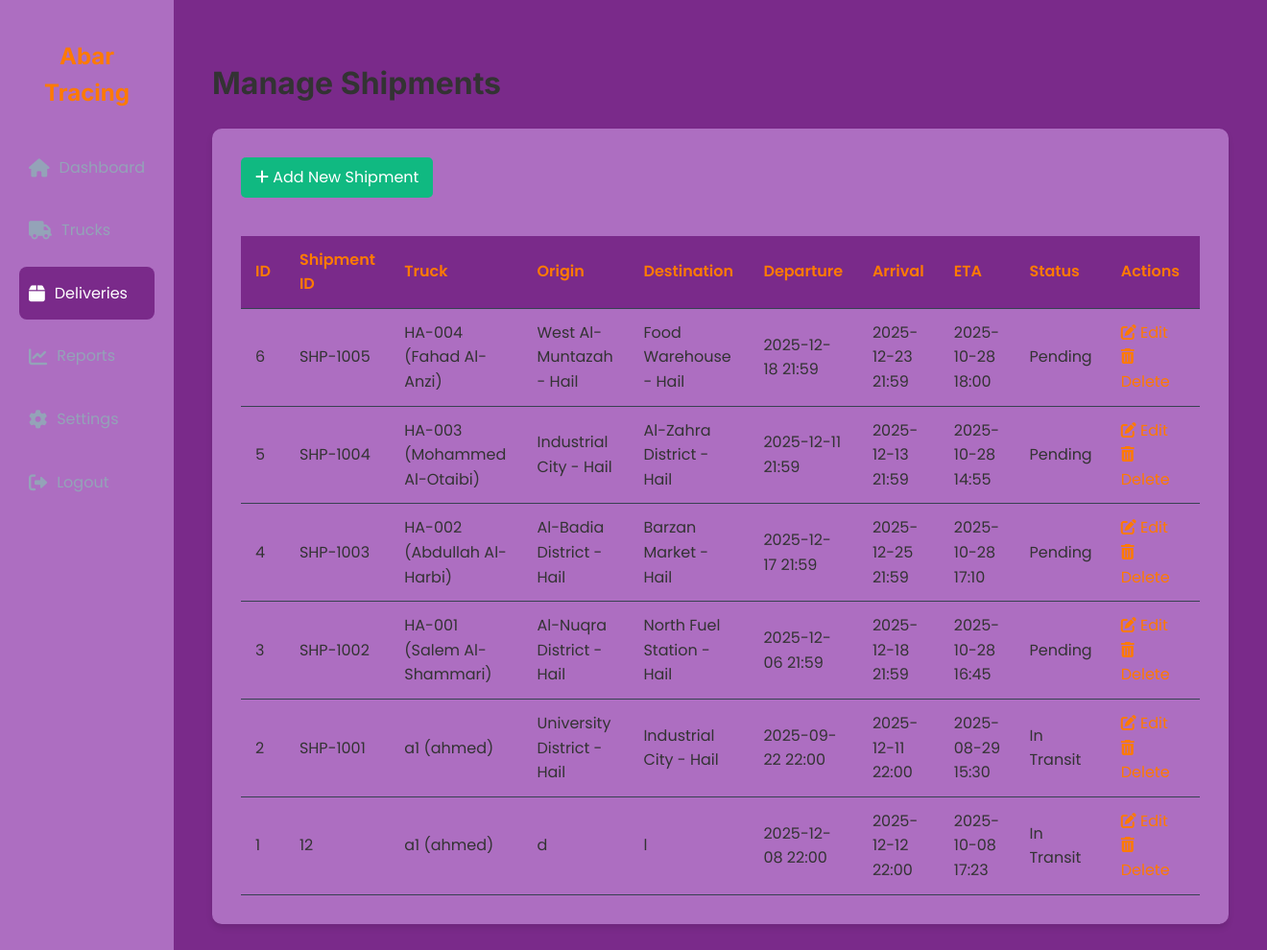
The page /admin/shipments.php (signed in) on the database its author committed.
### tables this page shows
CREATE TABLE `shipments` (
  `id` int(11) NOT NULL,
  `shipment_id` varchar(50) NOT NULL,
  `truck_id` int(11) NOT NULL,
  `origin` varchar(100) NOT NULL,
  `destination` varchar(100) NOT NULL,
  `estimated_arrival` datetime NOT NULL,
  `status` varchar(50) NOT NULL,
  `departure_date` datetime DEFAULT NULL,
  `arrival_date` datetime DEFAULT NULL
);

CREATE TABLE `trucks` (
  `id` int(11) NOT NULL,
  `truck_number` varchar(50) NOT NULL,
  `driver_name` varchar(100) NOT NULL,
  `status` varchar(50) NOT NULL
);

### admin/shipments.php (the view, shortened to what this page needs)
<?php
require_once "../includes/db.php";
$action = $_GET['action'] ?? 'list';
$shipments = [];
if ($action == 'list') {
    $sql = "SELECT s.*, t.truck_number, t.driver_name
            FROM shipments s
            JOIN trucks t ON s.truck_id = t.id
            ORDER BY s.id DESC";
    if ($result = mysqli_query($link, $sql)) {
        while ($row = mysqli_fetch_assoc($result)) {
            $shipments[] = $row;
        }
    }
}
?>
<!DOCTYPE html>
<html lang="en">
<head>
<link rel="stylesheet" href="../assets/css/style.css">
<link rel="stylesheet" href="https://cdnjs.cloudflare.com/ajax/libs/font-awesome/6.0.0-beta3/css/all.min.css">
</head>
<body>
<div class="dashboard-container">
    <div class="sidebar">
        <h2>Abar Tracing</h2>
        <div class="sidebar-menu">
            <a href="dashboard.php"><i class="fas fa-home"></i> Dashboard</a>
            <a href="trucks.php"><i class="fas fa-truck"></i> Trucks</a>
            <a href="shipments.php" class="active"><i class="fas fa-box"></i> Deliveries</a>
            <a href="#"><i class="fas fa-chart-line"></i> Reports</a>
            <a href="#"><i class="fas fa-cog"></i> Settings</a>
            <a href="logout.php"><i class="fas fa-sign-out-alt"></i> Logout</a>
        </div>
    </div>
    <div class="main-content">
        <h1>Manage Shipments</h1>
        <?php if ($action == 'list'): ?>
            <div class="content-box">
                <a href="shipments.php?action=add" class="btn-add"><i class="fas fa-plus"></i> Add New Shipment</a>
                <table class="shipment-table">
                    <thead>
                        <tr>
                            <th>ID</th>
                            <th>Shipment ID</th>
                            <th>Truck</th>
                            <th>Origin</th>
                            <th>Destination</th>
                            <th>Departure</th>
                            <th>Arrival</th>
                            <th>ETA</th>
                            <th>Status</th>
                            <th>Actions</th>
                        </tr>
                    </thead>
                    <tbody>
                        <?php if (!empty($shipments)): ?>
                            <?php foreach ($shipments as $shipment): ?>
                                <tr>
                                    <td><?php echo $shipment['id']; ?></td>
                                    <td><?php echo htmlspecialchars($shipment['shipment_id']); ?></td>
                                    <td><?php echo htmlspecialchars($shipment['truck_number'] . ' (' . $shipment['driver_name'] . ')'); ?></td>
                                    <td><?php echo htmlspecialchars($shipment['origin']); ?></td>
                                    <td><?php echo htmlspecialchars($shipment['destination']); ?></td>
                                    <td><?php echo $shipment['departure_date'] ? date('Y-m-d H:i', strtotime($shipment['departure_date'])) : '-'; ?></td>
                                    <td><?php echo $shipment['arrival_date'] ? date('Y-m-d H:i', strtotime($shipment['arrival_date'])) : '-'; ?></td>
                                    <td><?php echo date('Y-m-d H:i', strtotime($shipment['estimated_arrival'])); ?></td>
                                    <td><?php echo htmlspecialchars($shipment['status']); ?></td>
                                    <td class="action-links">
                                        <a href="shipments.php?action=edit&id=<?php echo $shipment['id']; ?>"><i class="fas fa-edit"></i> Edit</a>
                                        <a href="shipments.php?action=delete&id=<?php echo $shipment['id']; ?>" onclick="return confirm('Are you sure?');"><i class="fas fa-trash-alt"></i> Delete</a>
                                    </td>
                                </tr>
                            <?php endforeach; ?>
                        <?php else: ?>
                            <tr>
                                <td colspan="10">No shipments found.</td>
                            </tr>
                        <?php endif; ?>
                    </tbody>
                </table>
            </div>
        <?php endif; ?>
    </div>
</div>
</body>
</html>

### assets/css/style.css (style rules this page uses)
:root { --primary-color: #0A1D37; --accent-color: #FF7A00; --accent-gradient: linear-gradient(90deg, #FF7A00, #ff9a2a); --light-gray: #F5F7FA; --white-color: #FFFFFF; --dark-text: #333; --body-font: 'Poppins', sans-serif; --heading-font: 'Inter', sans-serif; --mono-font: 'Roboto Mono', monospace; --border-radius: 15px; --shadow: 0 10px 30px rgba(0, 0, 0, 0.1); }
* { box-sizing: border-box; }
body { font-family: var(--body-font); color: var(--dark-text); background-color: var(--white-color); margin: 0; line-height: 1.6; overflow-x: hidden; }
h1, h2, h3 { font-family: var(--heading-font); font-weight: 700; }

### admin/shipments.php (style rules this page uses)
.dashboard-container { display: flex; min-height: 100vh; }
.sidebar { width: 250px; background-color: #ad6ec1ff; padding: 20px; box-shadow: 2px 0 5px rgba(0,0,0,0.2); }
.sidebar h2 { color: var(--accent-color); text-align: center; margin-bottom: 30px; }
.sidebar-menu a { display: flex; align-items: center; padding: 15px 10px; color: #94a3b8; text-decoration: none; border-radius: 8px; margin-bottom: 10px; transition: background-color 0.3s, color 0.3s; }
.sidebar-menu a:hover, .sidebar-menu a.active { background-color: #7A2A8A; color: var(--white-color); }
.sidebar-menu i { margin-right: 10px; font-size: 1.2rem; }
.main-content { flex-grow: 1; padding: 40px; background-color: #7A2A8A; }
.content-box { background-color: #ad6ec1ff; padding: 30px; border-radius: 10px; box-shadow: 0 4px 6px rgba(0,0,0,0.1); }
.shipment-table { width: 100%; border-collapse: collapse; margin-top: 20px; }
.shipment-table th, .shipment-table td { padding: 12px 15px; text-align: left; border-bottom: 1px solid #374151; }
.shipment-table th { background-color: #7A2A8A; color: var(--accent-color); font-weight: 600; }
.action-links a { color: var(--accent-color); margin-right: 15px; text-decoration: none; }
.btn-add { background-color: #10b981; color: white; padding: 8px 15px; border-radius: 5px; text-decoration: none; display: inline-block; margin-bottom: 20px; }

### rows shown on the page
shipments: id "6", shipment "SHP-1005", truck.driver_name "HA-004 (Fahad Al-Anzi)", origin "West Al-Muntazah - Hail", destination "Food Warehouse - Hail", departure_date "2025-12-18 21:59", arrival_date "2025-12-23 21:59", estimated_arrival "2025-10-28 18:00", status "Pending"
shipments: id "5", shipment "SHP-1004", truck.driver_name "HA-003 (Mohammed Al-Otaibi)", origin "Industrial City - Hail", destination "Al-Zahra District - Hail", departure_date "2025-12-11 21:59", arrival_date "2025-12-13 21:59", estimated_arrival "2025-10-28 14:55", status "Pending"
shipments: id "4", shipment "SHP-1003", truck.driver_name "HA-002 (Abdullah Al-Harbi)", origin "Al-Badia District - Hail", destination "Barzan Market - Hail", departure_date "2025-12-17 21:59", arrival_date "2025-12-25 21:59", estimated_arrival "2025-10-28 17:10", status "Pending"
shipments: id "3", shipment "SHP-1002", truck.driver_name "HA-001 (Salem Al-Shammari)", origin "Al-Nuqra District - Hail", destination "North Fuel Station - Hail", departure_date "2025-12-06 21:59", arrival_date "2025-12-18 21:59", estimated_arrival "2025-10-28 16:45", status "Pending"
shipments: id "2", shipment "SHP-1001", truck.driver_name "a1 (ahmed)", origin "University District - Hail", destination "Industrial City - Hail", departure_date "2025-09-22 22:00", arrival_date "2025-12-11 22:00", estimated_arrival "2025-08-29 15:30", status "In Transit"
shipments: id "1", shipment "12", truck.driver_name "a1 (ahmed)", origin "d", destination "l", departure_date "2025-12-08 22:00", arrival_date "2025-12-12 22:00", estimated_arrival "2025-10-08 17:23", status "In Transit"
